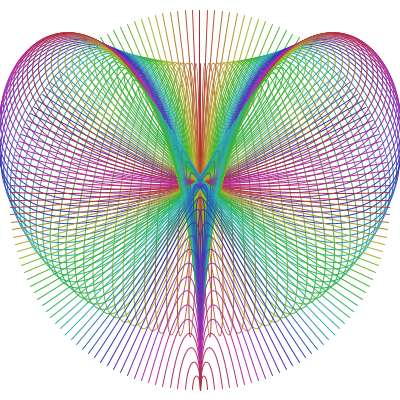
Frame 1 (no input)
Frame 60 (the mouse pressed at the canvas centre just before this capture): identical to frame 1, image omitted
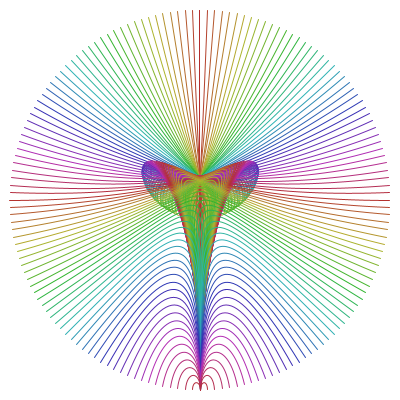
Frame 120 (the mouse held since frame 60 and released just before this capture)

The Processing sketch that drew these frames (run headless with seeded random() and noise(); from frame 60 on, the mouse is pressed at the canvas centre):

// Processing sketch: processing_57446
// ── processing_57446.pde

/*
  Research of an aesthetic perception of a Bezier curve segment.
  Each line is a single segment, defined by 4 points:
  Start, End and the two control points inbetween.
  Start point is common for all: the bottom point.
  End points are determined by "angle" and are spread over the circle.
  Both bezier handles points to the circle center.
  Mouse position controls the proportion: 
    length of handles to the distance between Start and End points.
  By SergeiSokolov.com, March 2012
*/
float margin = 10;
PVector tormoz;
void setup(){
  size(400,400);
  smooth();
  tormoz = new PVector( 0, 0);
}

void draw() {
  float k;
  float inertia = 20;
  tormoz.x += ( mouseX - tormoz.x) / inertia;
  tormoz.y += ( mouseY - tormoz.y) / inertia;
  k = map( tormoz.y, height, 0, 0, 2.5);
  background(255);
  colorMode(HSB);
  plot( k);
}

void plot( float k) {
  // k 0 .. 0.5 - length of control handle, rel to AB distance
  noFill();
  pushMatrix();
  translate(width/2, height - margin);
  rotate( -HALF_PI);
  int steps = 80;
  float R = ( min( width, height) - 2 * margin) / 2;

  for( float a = 0; a < PI; a+= (PI/steps)){
    stroke( color( map(a,0,PI,0,512)%255, 190, 180) );
    lap( a, k, R, true);
    lap( a, k, R, false);
  }
  popMatrix();
}


void lap(float angle, float k, float R, Boolean up) {
  int sign = up ? -1 : 1;
//  float k = 1 - .681; // length of control handle, relative to AB distance
  float sa = sin(angle);
  float ca = cos(angle);
//  float R = ( min( width, height) - 2 * margin) / 2;
  float outX = R + R * ca;
  float outY = 0 + sign * R * sa;
  float d = sqrt( outX*outX + outY*outY);
  float cp1X = k * d;
  float cp1Y = 0;
  float cp2X = R + (R - k*d) * ca;
  float cp2Y = 0 + sign * (R - k*d) * sa;
  bezier ( 0, 0, cp1X, cp1Y, cp2X, cp2Y, outX, outY);
}
